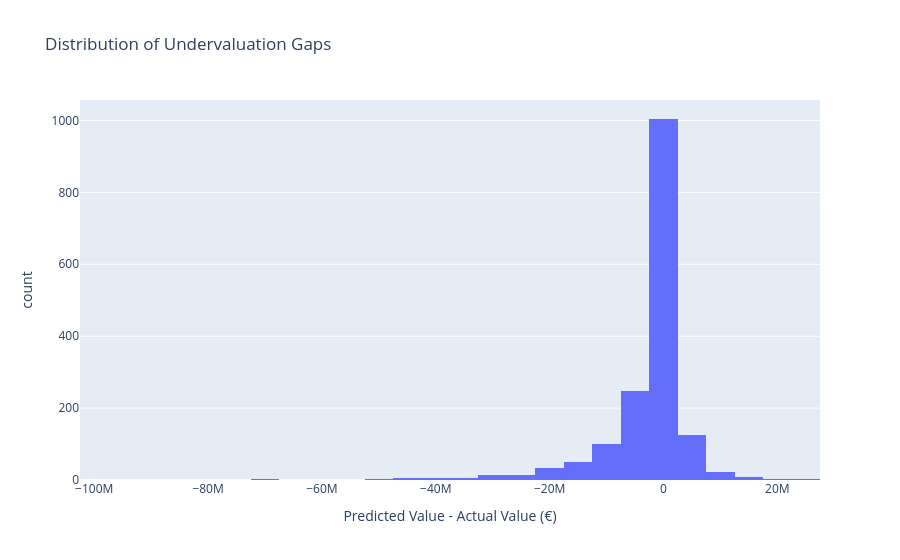

Notebook code for this chart:
### Code cell
fig = px.histogram(
    df_filtered,
    x="undervaluation_gap",
    nbins=50,
    title="Distribution of Undervaluation Gaps",
    labels={"undervaluation_gap": "Predicted Value - Actual Value (€)"}
)

fig.show()

### Figure 1 — Plotly figure (JSON) as saved in the notebook; plotly's stock layout.template omitted (floating-point values rounded to 4 significant figures; data arrays with more than 128 entries replaced by an {"elided": "..."} marker saying what was removed)
{"data": [{"bingroup": "x", "hovertemplate": "Predicted Value - Actual Value (€)=%{x}<br>count=%{y}<extra></extra>", "legendgroup": "", "marker": {"color": "#636efa", "pattern": {"shape": ""}}, "name": "", "nbinsx": 50, "orientation": "v", "showlegend": false, "type": "histogram", "x": {"elided": "1645 float values"}, "xaxis": "x", "yaxis": "y"}], "layout": {"barmode": "relative", "legend": {"tracegroupgap": 0}, "title": {"text": "Distribution of Undervaluation Gaps"}, "xaxis": {"anchor": "y", "domain": [0, 1], "title": {"text": "Predicted Value - Actual Value (€)"}}, "yaxis": {"anchor": "x", "domain": [0, 1], "title": {"text": "count"}}}}
